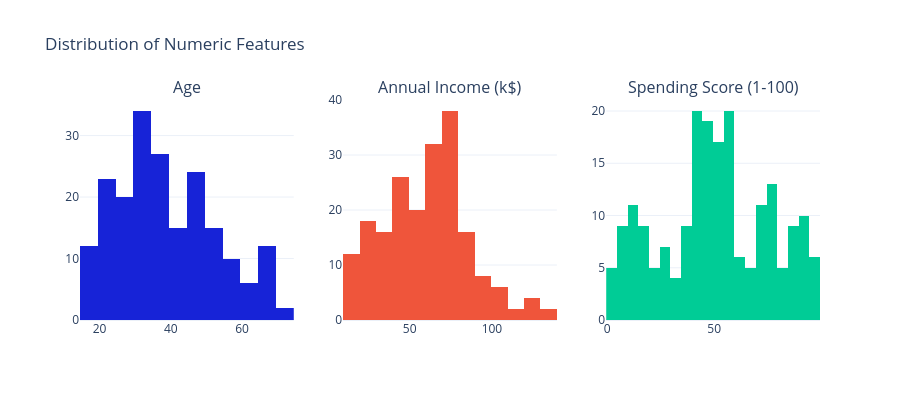

Here is the notebook cell this chart was saved with:
### Code cell
# Distribution of numeric features
fig = make_subplots(
    rows=1, cols=3,
    subplot_titles=['Age', 'Annual Income (k$)', 'Spending Score (1-100)']
)

for i, col in enumerate(['Age', 'Income', 'SpendingScore'], 1):
    fig.add_trace(
        go.Histogram(x=df[col], name=col, marker_color=["#1723D7",'#EF553B','#00CC96'][i-1], nbinsx=20),
        row=1, col=i
    )

fig.update_layout(
    title_text='Distribution of Numeric Features',
    showlegend=False,
    height=400,
    template='plotly_white'
)
fig.show()

### Figure 1 — Plotly figure (JSON) as saved in the notebook; plotly's stock layout.template omitted (floating-point values rounded to 4 significant figures; data arrays with more than 128 entries replaced by an {"elided": "..."} marker saying what was removed)
{"data": [{"marker": {"color": "#1723D7"}, "name": "Age", "nbinsx": 20, "type": "histogram", "x": {"elided": "200 int values"}, "xaxis": "x", "yaxis": "y"}, {"marker": {"color": "#EF553B"}, "name": "Income", "nbinsx": 20, "type": "histogram", "x": {"elided": "200 int values"}, "xaxis": "x2", "yaxis": "y2"}, {"marker": {"color": "#00CC96"}, "name": "SpendingScore", "nbinsx": 20, "type": "histogram", "x": {"elided": "200 int values"}, "xaxis": "x3", "yaxis": "y3"}], "layout": {"annotations": [{"font": {"size": 16}, "showarrow": false, "text": "Age", "x": 0.1444, "xanchor": "center", "xref": "paper", "y": 1, "yanchor": "bottom", "yref": "paper"}, {"font": {"size": 16}, "showarrow": false, "text": "Annual Income (k$)", "x": 0.5, "xanchor": "center", "xref": "paper", "y": 1, "yanchor": "bottom", "yref": "paper"}, {"font": {"size": 16}, "showarrow": false, "text": "Spending Score (1-100)", "x": 0.8556, "xanchor": "center", "xref": "paper", "y": 1, "yanchor": "bottom", "yref": "paper"}], "height": 400, "showlegend": false, "title": {"text": "Distribution of Numeric Features"}, "xaxis": {"anchor": "y", "domain": [0, 0.2889]}, "xaxis2": {"anchor": "y2", "domain": [0.3556, 0.6444]}, "xaxis3": {"anchor": "y3", "domain": [0.7111, 1]}, "yaxis": {"anchor": "x", "domain": [0, 1]}, "yaxis2": {"anchor": "x2", "domain": [0, 1]}, "yaxis3": {"anchor": "x3", "domain": [0, 1]}}}
